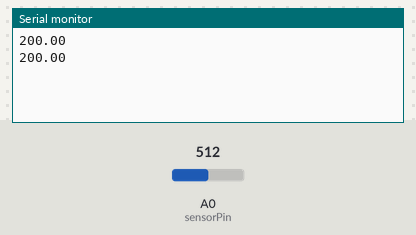
Recording of a sketch running on a simulated Arduino Uno, built with avr-gcc and run on an emulated ATmega328P. On the bench: the last lines printed to the serial monitor. The inputs (shaded band) are chosen by the test bench; at power-on: A0 (sensorPin) = 512.

Above: at 2.8 s.
2.9 s: A0 (sensorPin) set to 716
At 4.7 s:
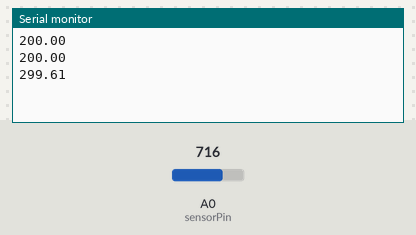
5.6 s: A0 (sensorPin) set to 900
At 7.4 s:
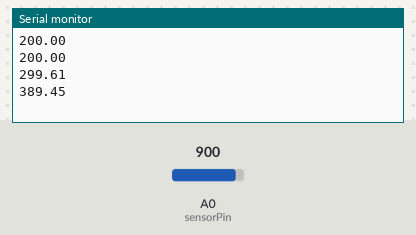
Timing chart, 0 to 8.9 s (numbered marks = the images above; inputs shaded):
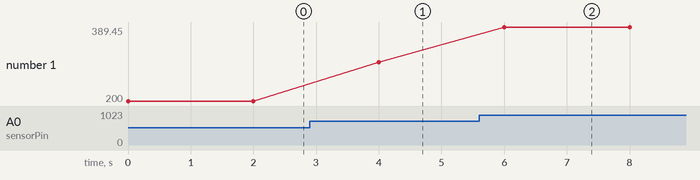

The sketch:

temperature_nov17a.ino
```cpp
int sensorPin = A0;

void setup() {
  Serial.begin(9600);

}


void loop() {


  float sensorValue = analogRead(sensorPin);
  float voltage = sensorValue*5;
  voltage/=1024.0;

  float temperatureC = (voltage-0.5)*100;

  Serial.println(temperatureC);
  delay(2000);

}
```

Measured:
- after the input at 2.9 s, the serial monitor: prints a new line after 1.1 s (image 1)
- after the input at 5.6 s, the serial monitor: prints a new line after 0.40 s (image 2)
- plotted number 1: 200 → 299.61 after the input at 2.9 s, 299.61 → 389.45 after the input at 5.6 s
